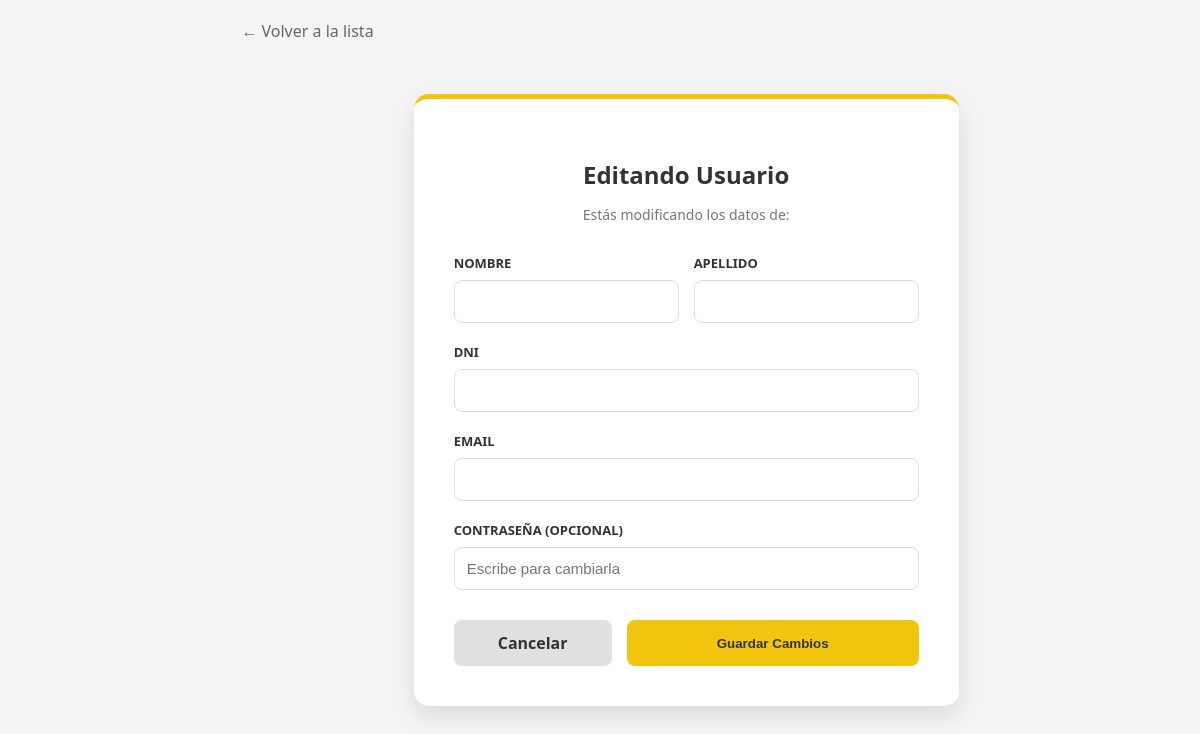
The app's page /admin/edit_user/isalazar2 (signed in), older data.
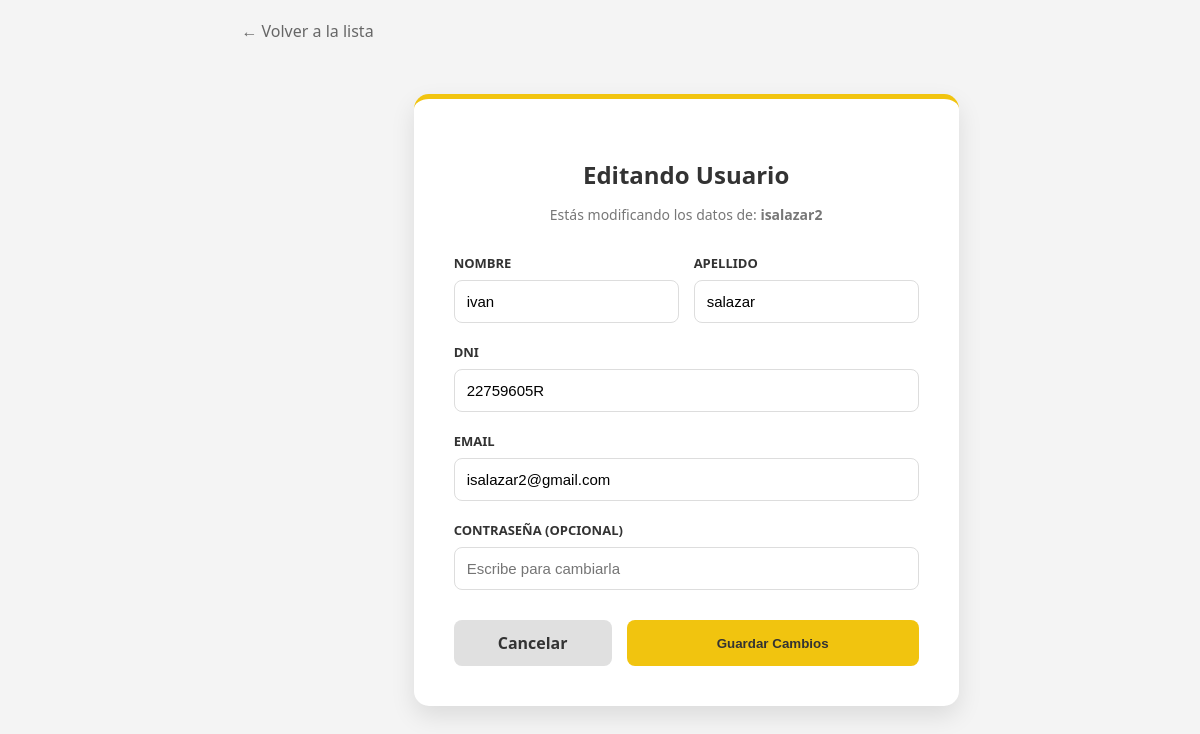
The same page, newer data.
### tables this page shows
CREATE TABLE Users (
    username VARCHAR(50) PRIMARY KEY,
    password VARCHAR(100), -- ¡Importante la coma al final!
    fav_pokemon INT,
    name VARCHAR(100),
    surname VARCHAR(100),
    dni VARCHAR(20) UNIQUE,
    email VARCHAR(100) UNIQUE,
    role VARCHAR(20)
);

### app/controller/ui/IU_Admin.py (the view, shortened to what this page needs)
    @bp.route('/edit_user/<username>', methods=['GET', 'POST'])
    def edit_user(username):
        if 'user' not in session or session.get('role') != 'ADMIN':
            return redirect(url_for('iu_mprincipal.login'))
        res = db.execSQL(f"SELECT * FROM Users WHERE username='{username}'")
        datos = {}
        if res.next():
            datos = {
                'username': res.getString('username'),
                'name': res.getString('name'),
                'surname': res.getString('surname'),
                'dni': res.getString('dni'),
                'email': res.getString('email')
            }
        return render_template('admin_edit_user.html', usuario=datos)

### app/database/GestorBD.py (called while the page is built)
    def execSQL(self, sql):
        cursor = self.connection.cursor()
        cursor.execute(sql)
        if not sql.strip().upper().startswith("SELECT"):
            self.connection.commit()
        datos = cursor.fetchall()
        return ResultadoSQL(datos)

### app/database/ResultadoSQL.py (called while the page is built)
    def next(self):
        self.indice += 1
        return self.indice < len(self.datos)

    def getString(self, columna):
        return str(self.datos[self.indice][columna])

### app/templates/admin_edit_user.html (shortened to what this page needs)
<!DOCTYPE html>
<html lang="es">
<head>
    <link rel="stylesheet" href="{{ url_for('static', filename='css/style.css') }}">
</head>
<body style="background-color: #f4f4f4;">
    <div style="padding: 20px;">
        <a href="{{ url_for('iu_admin.users_list') }}" style="text-decoration: none; color: #666;">
            ← Volver a la lista
        </a>
    </div>
    <div class="profile-wrapper">
        <div class="profile-card" style="border-top: 5px solid #f1c40f;">
            <div class="profile-header">
                <h2>Editando Usuario</h2>
                <p>Estás modificando los datos de: <strong>{{ usuario.username }}</strong></p>
            </div>
            <form action="{{ url_for('iu_admin.edit_user', username=usuario.username) }}" method="POST">
                <div style="display: flex; gap: 15px;">
                    <div class="form-group" style="flex: 1;">
                        <label class="form-label">Nombre</label>
                        <input type="text" name="name" class="form-control" value="{{ usuario.name }}" required>
                    </div>
                    <div class="form-group" style="flex: 1;">
                        <label class="form-label">Apellido</label>
                        <input type="text" name="surname" class="form-control" value="{{ usuario.surname }}" required>
                    </div>
                </div>
                <div class="form-group">
                    <label class="form-label">DNI</label>
                    <input type="text" name="dni" class="form-control" value="{{ usuario.dni }}" required>
                </div>
                <div class="form-group">
                    <label class="form-label">Email</label>
                    <input type="email" name="email" class="form-control" value="{{ usuario.email }}" required>
                </div>
                <div class="form-group">
                    <label class="form-label">Contraseña (Opcional)</label>
                    <input type="password" name="password" class="form-control" placeholder="Escribe para cambiarla">
                </div>
                <div class="form-actions">
                    <a href="{{ url_for('iu_admin.users_list') }}" class="btn-cancel">Cancelar</a>
                    <button type="submit" class="btn-save" style="background-color: #f1c40f; color: #333;">Guardar Cambios</button>
                </div>
            </form>
        </div>
    </div>
</body>
</html>

Row changes from the older to the newer data that the page shows:
added Users: username "isalazar2", name "ivan", surname "salazar", dni "22759605R", email "isalazar2@gmail.com"
